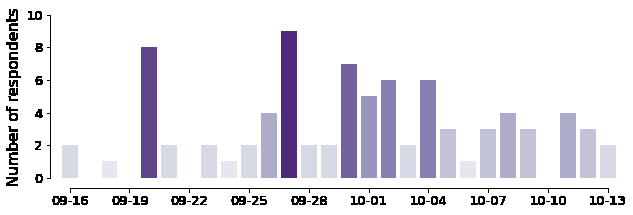
#> input picture study_timeline.png, 633 x 215 px
$ python -i segmentation_utils.py   (imports and definitions only)   (older library calls are emulated)
#> lines starting #> are read from the running program, lines starting #| are printed output that depends on the picture; after the words box and inside, x2 and y2 are one past the last pixel; in counts of white or black regions, pixels touching at a corner belong together
import cv2 as cv
import numpy as np


# [23 lines left out: function clean_phase_image, not called in this run]


def adaptive_threshold_segmentation(
        img,
        filter_size=5,
        block_size=21,
        c=0):
    """
    Calculates the binary image using adaptive threshold.
    Author: ga78luv
    filterSize -– kernel size for the used median filter
    blockSize –- Size of a pixel neighborhood that is used to calculate a threshold value for the pixel (musst be an odd integer)
    C -– Constant subtracted from the mean or weighted mean
    """
    blurred = cv.medianBlur(img, filter_size)
    thresh = cv.adaptiveThreshold(blurred, 255, cv.ADAPTIVE_THRESH_GAUSSIAN_C, cv.THRESH_BINARY, block_size, c)
    thresh = fill_holes(thresh)  # Fill holes in the latter mask!
    return thresh


def fill_holes(img):
    """
    Author: ga78luv
    """
    # Method to fill holes potentially resulting from applying adaptive thresholding.
    # Copy the thresholded image.
    floodfill = img.copy()

    # Mask used to flood filling.
    # Notice the size needs to be 2 pixels than the image.
    h, w = img.shape[:2]
    mask = np.zeros((h + 2, w + 2), np.uint8)

    # Floodfill from point (0, 0)
    cv.floodFill(floodfill, mask, (0, 0), 255)

    # Invert floodfilled image
    floodfill_inverted = cv.bitwise_not(floodfill)

    # Combine the two images to get the foreground.
    img_out = img | floodfill_inverted
    return img_out


# [155 lines left out: functions box_segmentation, global_threshold_segmentation, find_contours, find_bounding_boxes, cmp_tuple, cut_image_patch, not called in this run]

>>> import cv2
>>> picture = cv2.imread('../study_timeline.png', cv2.IMREAD_GRAYSCALE)
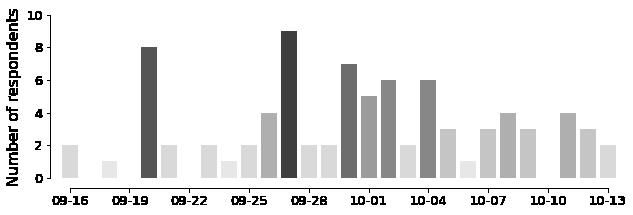
#> picture: shape (215, 633); min 0, max 255, mean 231.8
>>> result = adaptive_threshold_segmentation(picture)
#> in adaptive_threshold_segmentation, `blurred = cv.medianBlur(img, filter_size)`:
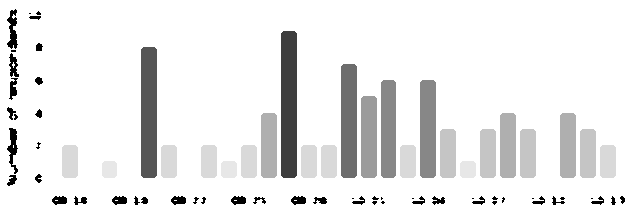
#> blurred: shape (215, 633); min 0, max 255, mean 234.6
#> in adaptive_threshold_segmentation, `thresh = cv.adaptiveThreshold(blurred, 255, cv.ADAPTIVE_THRESH_GAUSSIA..`:
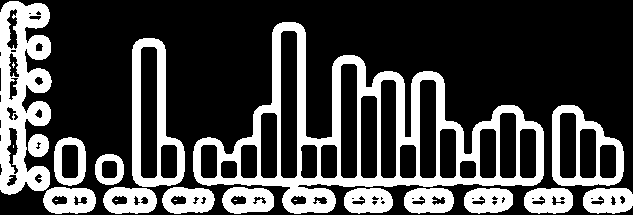
#> thresh: shape (215, 633); 27.8% white; 23 white regions (7 under 20 px), largest, box (x1, y1, x2, y2) and area: (193, 22, 544, 214) 15131, (0, 1, 52, 195) 6273, (132, 38, 185, 187) 3153
#> in fill_holes, `cv.floodFill(floodfill, mask, (0, 0), 255)`:
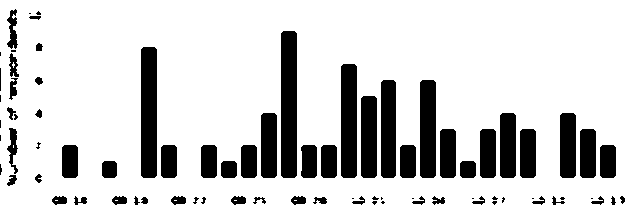
#> floodfill: shape (215, 633); 82.3% white; 80 black regions (25 under 20 px), largest, box (x1, y1, x2, y2) and area: (281, 31, 297, 178) 2340, (141, 47, 157, 178) 2084, (341, 64, 357, 178) 1812
#> in fill_holes, `img_out = img | floodfill_inverted`:
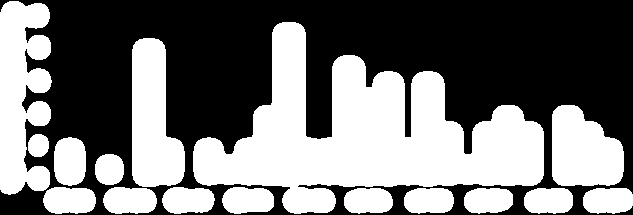
#> img_out: shape (215, 633); 45.5% white; 16 white regions, largest, box (x1, y1, x2, y2) and area: (193, 22, 544, 214) 31219, (0, 1, 52, 195) 7446, (132, 38, 185, 187) 5753
